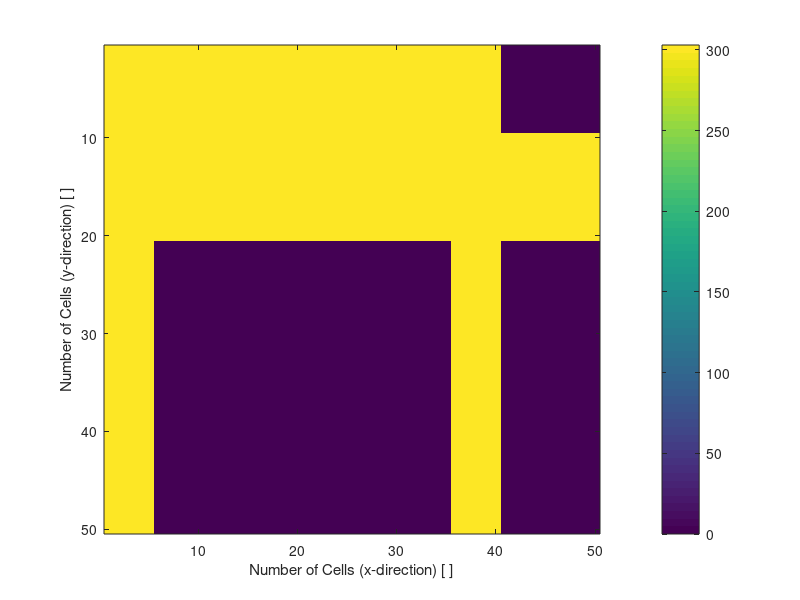

Recreate this plot in MATLAB.
%%
% This script takes in parameters defining the configuration of the 2D diffusion problem
% and simulates its diffusion with various plots to help understand the situation
% through time as the temperature changes through time

close all
clear all


%% Specifying parameters

% Number of cells in each direction
nx=50;               % Number of steps in space(x)
ny=50;               % Number of steps in space(y) 

% Grid Dimensions
L1 = 0.01; % Left Length
L2 = 0.06; % Middle Length
L3 = 0.01; % Right Length
L4 = 0.02; % Fin Length
D1 = 0.01; % Top Height
D2 = .015; % Bottom Height

L = L1+L2+L3+L4;
D = D1+D2;

% Fin Dimension
F1 = 0.005; % Fin Thickness


% Defining the length of each cell sized linearly
dx=L/(nx-1); % Width of space step(x)
dy=D/(ny-1);       % Width of space step(y)
x=0:dx:L;          % Range of x(0,1.5) and specifying the grid points
y=0:dy:D;          % Range of y(0,1.2) and specifying the grid points

% Assigning temperatures to the cells with T and Tn
Index_1x =  floor((L1/L)*nx);
Index_2x =  floor(((L1+L2)/L)*nx);
Index_3x =  floor(((L1+L2+L3)/L)*nx);
Index_4x =  nx;

Index_1y =  floor(((D1-F1)/D)*ny);
Index_2y =  floor((D1/D)*ny);
Index_3y =  ny;


%% Creating initial matricies for T and k in order to iterate over these to change T with each iteration to find steady state solution

%T = zeros(ny,nx);
k = ones(ny,nx)*360;

T_00 = 30+273;
%T_1  = 40+273;
for i=1:nx
    for j=1:ny
        if i >= 1 && i<=Index_1x
            if j >= 1 && j<=Index_3y                             
                T(j,i) = T_00;
            end
        elseif i > Index_1x && i<=Index_2x
            if j >= 1 && j<=Index_2y
                T(j,i) = T_00;
            end
        elseif i > Index_2x && i<=Index_3x
            if j >= 1 && j<=Index_3y  
                T(j,i) = T_00;
            end
        elseif i > Index_3x && i<=Index_4x
            if j >= Index_1y && j<=Index_2y  
                T(j,i) = T_00;
            end
        end
    end
end
          
for i=1:nx
    for j=1:ny
        if i > 1 && i<=Index_1x
            if j >= 1 && j<Index_3y                             
                k(j,i) = 260;
            end
        elseif i > Index_1x && i<=Index_2x
            if j >= 1 && j<=Index_2y  
                k(j,i) = 260;
            end
        elseif i > Index_2x && i<=Index_3x
            if j >= 1 && j<Index_3y  
                k(j,i) = 260;
            end
        elseif i > Index_3x && i<=Index_4x
            if j >= Index_1y && j<=Index_2y  
                k(j,i) = 260;
            end
        end
    end
end

%% Loop to iterate and calculate the T matrix 5000 times towards final convergence
T1 = T;
q = 12000; % W/m2
h = 180; % W/m2K

% J is going in the x direction, i is going down in the y direction

for x = 1:1000
    
    
    
    
    
    for i = 2:(nx-1)
        for j = 2:(ny-1)
            
            % Left Rectangle
            if i == 1
                if j == 1
                    
                elseif j > 1 && j < Index_3y
                    
                elseif j == Index_3y
                    
            elseif i > 1 && i < Index_1x
                if j == 1
                    T1(j,i) = (T1(j,i) - (h*dx)/k(j,i));
                    
                elseif j >= 2
                    T1(j,i) = (k(j+1,i+1)*T1(j+1,i+1) + k(j+1,i-1)*T1(j+1,i-1) + k(j-1,i+1)*T1(j-1,i+1) + k(j-1,i-1)*T1(j-1,i-1)) / (k(j+1,i+1) + k(j+1,i-1) + k(j-1,i+1) + k(j-1,i-1));
                    
                end
            elseif i == Index_1x
                if j >= Index_2y
                    T1(j,i) = (T1(j,i) + (q*dy)/k(j,i));
                end
                
                
                
                %Middle Part
                
            elseif i > Index_1x && i<Index_2x
                if j>=2 && j<Index_2y
                    T1(j,i) = (k(j+1,i+1)*T1(j+1,i+1) + k(j+1,i-1)*T1(j+1,i-1) + k(j-1,i+1)*T1(j-1,i+1) + k(j-1,i-1)*T1(j-1,i-1)) / (k(j+1,i+1) + k(j+1,i-1) + k(j-1,i+1) + k(j-1,i-1));
                elseif j==1
                    T1(j,i) = (T1(j,i) - (h*dx)/k(j,i));
                elseif j == Index_2y
                    T1(j,i) = (T1(j,i) + (q*dx)/k(j,i));
                end
                
                % Right Rectangle
                
            elseif i == Index_2x
                if j >= Index_2y
                    T1(j,i) = (T1(j,i) + (q*dy)/k(j,i));
                end
                
            elseif i > Index_2x && i<Index_3x
                if j>=2
                    T1(j,i) = (k(j+1,i+1)*T1(j+1,i+1) + k(j+1,i-1)*T1(j+1,i-1) + k(j-1,i+1)*T1(j-1,i+1) + k(j-1,i-1)*T1(j-1,i-1)) / (k(j+1,i+1) + k(j+1,i-1) + k(j-1,i+1) + k(j-1,i-1));
                elseif j==1
                    T1(j,i) = (T1(j,i) - (h*dx)/k(j,i));
                end
            
            elseif i == Index_3x
                if j >= 1 && j<=Index_1y
                    T1(j,i) = (T1(j,i) - (h*dx)/k(j,i));
                elseif j >= Index_2y && j<=Index_3y
                    T1(j,i) = (T1(j,i) - (h*dx)/k(j,i));
                end
                
                
                % Fin
            elseif i > Index_3x && i < Index_4x
                t = 2
                
            elseif i == Index_4x
                t =  3
               
                
                end
            end
        end
    end
    
    
    
    
    
    
end
figure(1)
imagesc(T1)
xlabel('Number of Cells (x-direction) [ ]')
ylabel('Number of Cells (y-direction) [ ]')
colorbar





